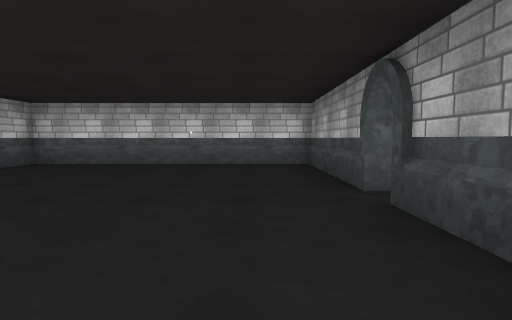
View 1 (above)

13 first-person views from a walk through a scene from a Unity 3-D project. The camera is 1.2 m above the floor, tilts 4° down and sees 80° across. The floor is counted in squares, 2 m on a side. Each view is taken from the middle of a square. On the plan, view 1 faces up. The plan holds only what a view shows up to about 9 squares ahead; the rest is blank. The place goes on beyond the plan. The player is left out. Some surface patterns are stand-ins.

View 2
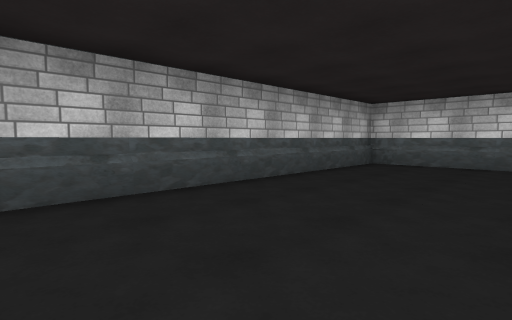

View 3
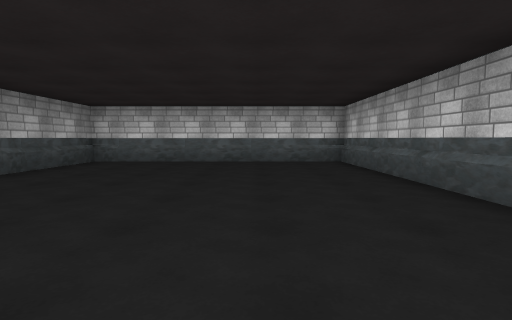

View 4
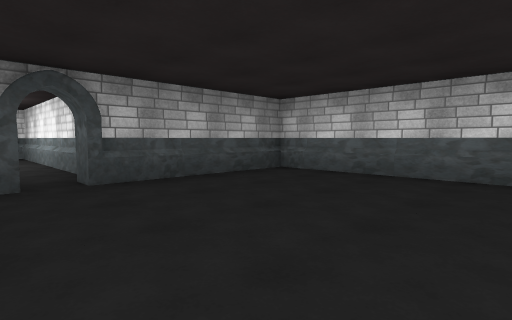

View 5
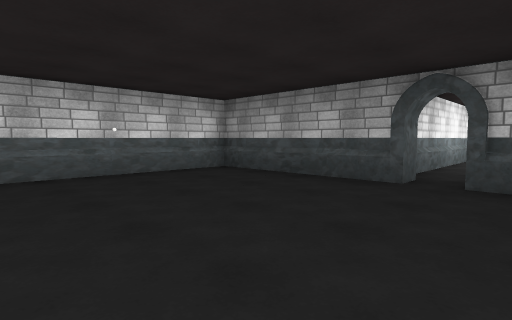

View 6
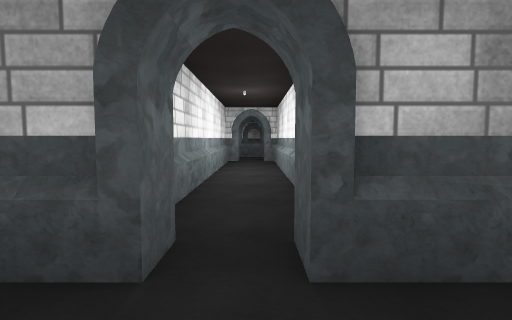

View 7
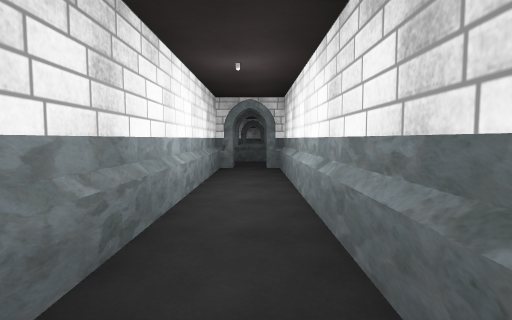

View 8
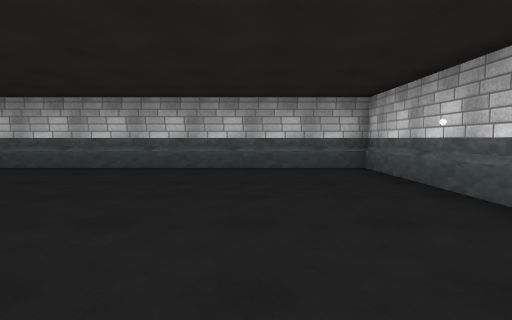

View 9
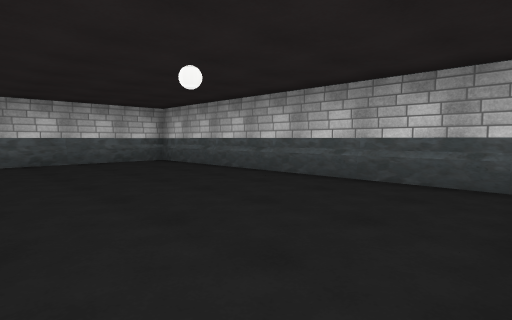

View 10
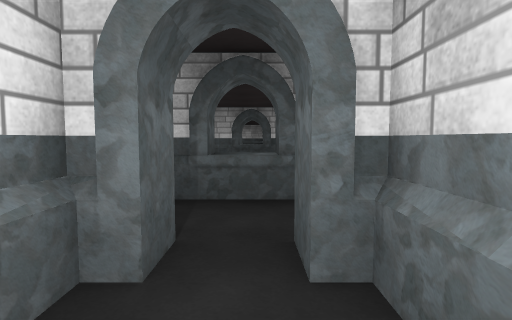

View 11
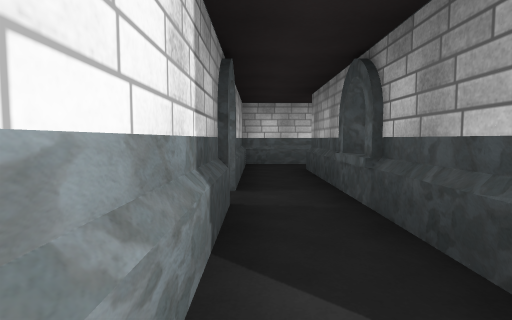

View 12
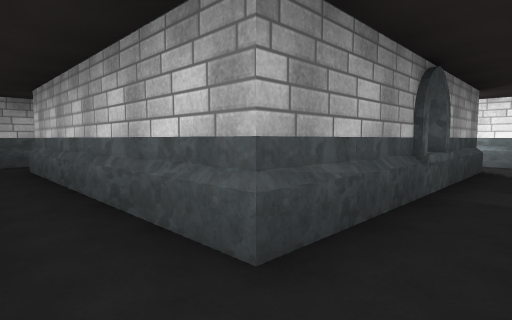

View 13
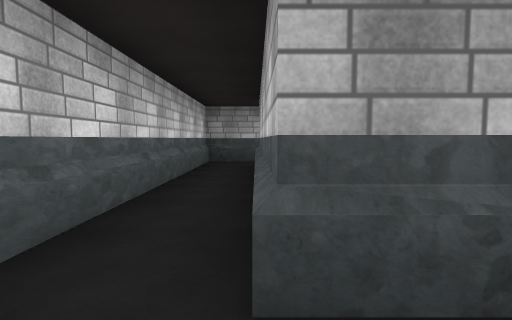

### Floor plan
Points are (right, up) in squares from view 1. A wall is a line through its corners. A room is listed if a view was taken in it or the views show most of it. See-through windows are left out.
Room 1 (views 1, 2, 3, 4, 5, 6, 7, 8, 9, 10)
walls: (1.9, 3.5) (1.3, 3.5) (1.3, 7.3) (-5.3, 7.3) (-5.3, -1.1) (1.3, -1.1) (1.3, 2.8) (1.9, 2.8); (2.5, 2.4) (8.2, 2.4) (8.2, 2.8); (8.2, 3.8) (2.5, 3.8); (8.7, 3.5) (8.2, 3.5)
ways out: opening at (9, 3) to room 3
Room 2 (view 11)
walls: (9.6, -1.1) (10.4, -1.1)
ways out: opening at (9, 1.5) to room 3
Room 3 (views 12, 13)
walls: (15.6, 7.3) (8.7, 7.3) (8.7, 3.5); (8.2, 2.8) (8.7, 2.8) (8.7, 0.4); (10.1, 0.2) (10.1, 5.9) (15.8, 5.9)
ways out: opening at (9, 3) to room 1; opening at (9, 1.5) to room 2; opening at (15, 7)

Positions as (right, up) in squares from view 1, and headings:
1: (0, 0), facing up
2: (-2, 0), facing up-left
3: (-3, 7), facing down
4: (-3, 4), facing down-right
5: (-3, 2), facing up-right
6: (0, 3), facing right
7: (2, 3), facing right
8: (1, 5), facing left
9: (-1, 7), facing down-left
10: (7, 3), facing right
11: (9, 0), facing up
12: (9, 7), facing down-right
13: (9, 6), facing right
